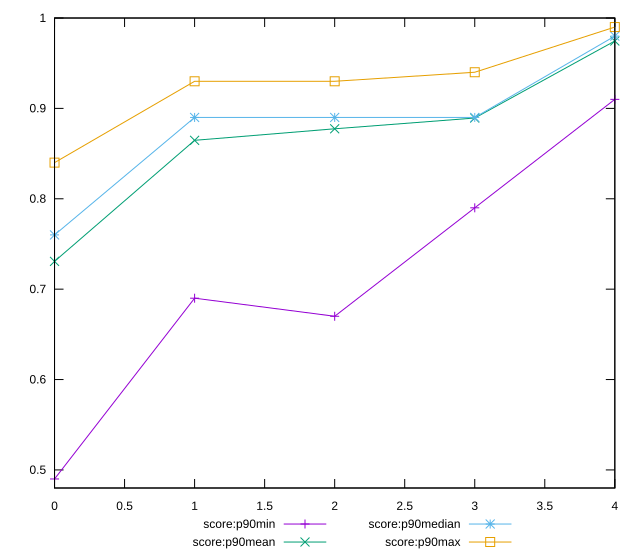

Reproduce this figure in gnuplot.
reset

$scoreP90Min <<EOF
0 0.49
1 0.69
2 0.67
3 0.79
4 0.91
EOF

$scoreP90Mean <<EOF
0 0.7307446808510641
1 0.8646808510638293
2 0.8774468085106386
3 0.8893617021276599
4 0.9745744680851062
EOF

$scoreP90Median <<EOF
0 0.76
1 0.89
2 0.89
3 0.89
4 0.98
EOF

$scoreP90Max <<EOF
0 0.84
1 0.93
2 0.93
3 0.94
4 0.99
EOF

set key outside below
set xrange [0:4]
set yrange [0.48:1]
set trange [0.48:1]
set terminal svg size 640, 560 enhanced background rgb 'white'
set output "report_00015_2021-02-09T16-11-33.973Z/first-contentful-paint/progression/score.svg"

plot $scoreP90Min title "score:p90min" with linespoints, \
     $scoreP90Mean title "score:p90mean" with linespoints, \
     $scoreP90Median title "score:p90median" with linespoints, \
     $scoreP90Max title "score:p90max" with linespoints

reset
